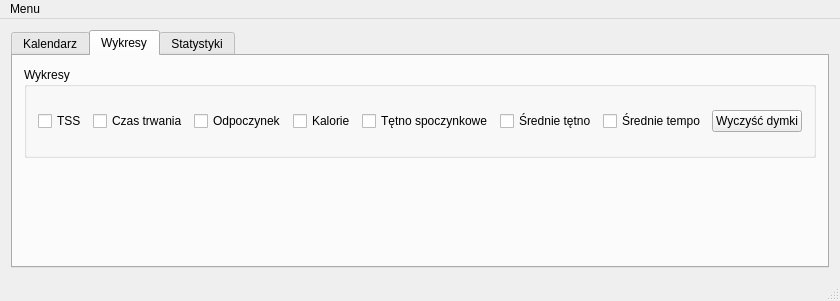
<?xml version="1.0" encoding="UTF-8"?>
<ui version="4.0">
 <class>MainWindow</class>
 <widget class="QMainWindow" name="MainWindow">
  <property name="geometry">
   <rect>
    <x>0</x>
    <y>0</y>
    <width>595</width>
    <height>301</height>
   </rect>
  </property>
  <property name="windowTitle">
   <string>MainWindow</string>
  </property>
  <widget class="QWidget" name="centralWidget">
   <layout class="QGridLayout" name="gridLayout">
    <item row="0" column="0">
     <widget class="QTabWidget" name="m_pModeWidget">
      <property name="currentIndex">
       <number>1</number>
      </property>
      <widget class="QWidget" name="Calendar">
       <attribute name="title">
        <string>Kalendarz</string>
       </attribute>
       <layout class="QGridLayout" name="gridLayout_2">
        <item row="0" column="0">
         <widget class="QTableView" name="m_pCalendar"/>
        </item>
        <item row="0" column="1">
         <widget class="QLabel" name="m_pTrainingDetailsLabel">
          <property name="minimumSize">
           <size>
            <width>200</width>
            <height>0</height>
           </size>
          </property>
          <property name="text">
           <string/>
          </property>
          <property name="alignment">
           <set>Qt::AlignLeading|Qt::AlignLeft|Qt::AlignTop</set>
          </property>
         </widget>
        </item>
       </layout>
      </widget>
      <widget class="QWidget" name="Charts">
       <attribute name="title">
        <string>Wykresy</string>
       </attribute>
       <layout class="QGridLayout" name="gridLayout_3">
        <item row="0" column="0">
         <widget class="QGroupBox" name="groupBox">
          <property name="title">
           <string>Wykresy</string>
          </property>
          <layout class="QGridLayout" name="gridLayout_4">
           <item row="0" column="0">
            <layout class="QHBoxLayout" name="horizontalLayout">
             <item>
              <widget class="QCheckBox" name="m_pTSSChart">
               <property name="text">
                <string>TSS</string>
               </property>
              </widget>
             </item>
             <item>
              <widget class="QCheckBox" name="m_pDuration">
               <property name="text">
                <string>Czas trwania</string>
               </property>
              </widget>
             </item>
             <item>
              <widget class="QCheckBox" name="m_pRestChart">
               <property name="text">
                <string>Odpoczynek</string>
               </property>
              </widget>
             </item>
             <item>
              <widget class="QCheckBox" name="m_pCaloriesChart">
               <property name="text">
                <string>Kalorie</string>
               </property>
              </widget>
             </item>
             <item>
              <widget class="QCheckBox" name="m_pHrRestChart">
               <property name="text">
                <string>Tętno spoczynkowe</string>
               </property>
              </widget>
             </item>
             <item>
              <widget class="QCheckBox" name="m_pAvgPulseChart">
               <property name="text">
                <string>Średnie tętno</string>
               </property>
              </widget>
             </item>
             <item>
              <widget class="QCheckBox" name="m_pAvgPaceChart">
               <property name="text">
                <string>Średnie tempo</string>
               </property>
              </widget>
             </item>
             <item>
              <widget class="QPushButton" name="m_pClearChartTips">
               <property name="text">
                <string>Wyczyść dymki</string>
               </property>
              </widget>
             </item>
            </layout>
           </item>
          </layout>
         </widget>
        </item>
        <item row="1" column="0">
         <widget class="QtCharts::QChartView" name="m_pChartView" native="true"/>
        </item>
       </layout>
      </widget>
      <widget class="QWidget" name="Statistics">
       <attribute name="title">
        <string>Statystyki</string>
       </attribute>
      </widget>
     </widget>
    </item>
   </layout>
  </widget>
  <widget class="QMenuBar" name="menuBar">
   <property name="geometry">
    <rect>
     <x>0</x>
     <y>0</y>
     <width>595</width>
     <height>22</height>
    </rect>
   </property>
   <widget class="QMenu" name="menuTreningi">
    <property name="title">
     <string>Menu</string>
    </property>
    <addaction name="m_pActionQuit"/>
   </widget>
   <addaction name="menuTreningi"/>
  </widget>
  <widget class="QStatusBar" name="statusBar"/>
  <action name="m_pActionQuit">
   <property name="text">
    <string>Zakończ</string>
   </property>
  </action>
 </widget>
 <layoutdefault spacing="6" margin="11"/>
 <customwidgets>
  <customwidget>
   <class>QtCharts::QChartView</class>
   <extends>QWidget</extends>
   <header location="global">QtCharts/QChartView</header>
   <container>1</container>
  </customwidget>
 </customwidgets>
 <resources/>
 <connections/>
</ui>
